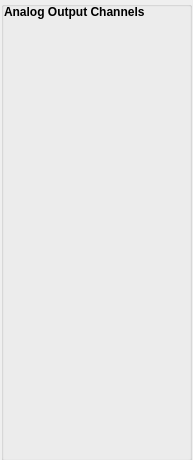
<?xml version="1.0" encoding="UTF-8"?>
<ui version="4.0">
 <class>CalculationMonitor</class>
 <widget class="QWidget" name="CalculationMonitor">
  <property name="geometry">
   <rect>
    <x>0</x>
    <y>0</y>
    <width>193</width>
    <height>460</height>
   </rect>
  </property>
  <property name="windowTitle">
   <string>Form</string>
  </property>
  <widget class="QGroupBox" name="Main">
   <property name="geometry">
    <rect>
     <x>1</x>
     <y>1</y>
     <width>191</width>
     <height>460</height>
    </rect>
   </property>
   <property name="font">
    <font>
     <weight>75</weight>
     <bold>true</bold>
    </font>
   </property>
   <property name="autoFillBackground">
    <bool>true</bool>
   </property>
   <property name="title">
    <string/>
   </property>
   <widget class="QLabel" name="label">
    <property name="geometry">
     <rect>
      <x>3</x>
      <y>3</y>
      <width>161</width>
      <height>16</height>
     </rect>
    </property>
    <property name="font">
     <font>
      <weight>75</weight>
      <bold>true</bold>
     </font>
    </property>
    <property name="text">
     <string>Analog Output Channels</string>
    </property>
   </widget>
  </widget>
 </widget>
 <resources/>
 <connections/>
</ui>
